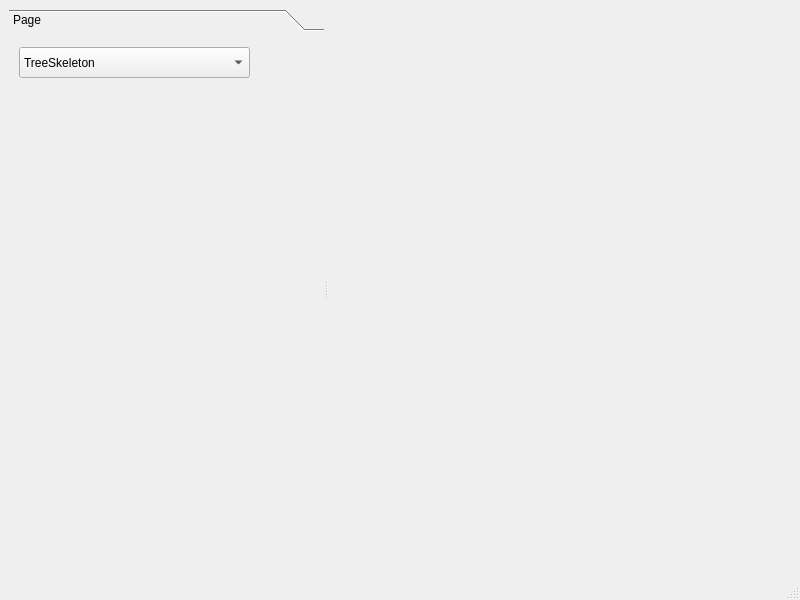
<?xml version="1.0" encoding="UTF-8"?>
<ui version="4.0">
 <class>NodeEditorTest</class>
 <widget class="QMainWindow" name="NodeEditorTest">
  <property name="geometry">
   <rect>
    <x>0</x>
    <y>0</y>
    <width>800</width>
    <height>600</height>
   </rect>
  </property>
  <property name="windowTitle">
   <string>MainWindow</string>
  </property>
  <widget class="QWidget" name="centralwidget">
   <layout class="QGridLayout" name="gridLayout">
    <item row="0" column="0">
     <widget class="QSplitter" name="splitter">
      <property name="orientation">
       <enum>Qt::Horizontal</enum>
      </property>
      <widget class="QToolBox" name="toolBox">
       <property name="currentIndex">
        <number>0</number>
       </property>
       <widget class="QWidget" name="page">
        <attribute name="label">
         <string>Page</string>
        </attribute>
        <widget class="QComboBox" name="comboBox">
         <property name="geometry">
          <rect>
           <x>10</x>
           <y>10</y>
           <width>231</width>
           <height>31</height>
          </rect>
         </property>
         <item>
          <property name="text">
           <string>TreeSkeleton</string>
          </property>
         </item>
         <item>
          <property name="text">
           <string>TreeHypergraph</string>
          </property>
         </item>
         <item>
          <property name="text">
           <string>TreeMesh</string>
          </property>
         </item>
        </widget>
       </widget>
      </widget>
      <widget class="FuGenGLView" name="widget" native="true"/>
     </widget>
    </item>
   </layout>
  </widget>
  <widget class="QMenuBar" name="menubar">
   <property name="geometry">
    <rect>
     <x>0</x>
     <y>0</y>
     <width>800</width>
     <height>30</height>
    </rect>
   </property>
  </widget>
  <widget class="QStatusBar" name="statusbar"/>
 </widget>
 <customwidgets>
  <customwidget>
   <class>FuGenGLView</class>
   <extends>QWidget</extends>
   <header location="global">View/EdgeVisualizer/FuGenGLView.h</header>
   <container>1</container>
  </customwidget>
 </customwidgets>
 <resources/>
 <connections>
  <connection>
   <sender>comboBox</sender>
   <signal>currentIndexChanged(QString)</signal>
   <receiver>NodeEditorTest</receiver>
   <slot>ComboBoxChanged()</slot>
   <hints>
    <hint type="sourcelabel">
     <x>131</x>
     <y>93</y>
    </hint>
    <hint type="destinationlabel">
     <x>399</x>
     <y>299</y>
    </hint>
   </hints>
  </connection>
 </connections>
 <slots>
  <slot>ComboBoxChanged()</slot>
 </slots>
</ui>
